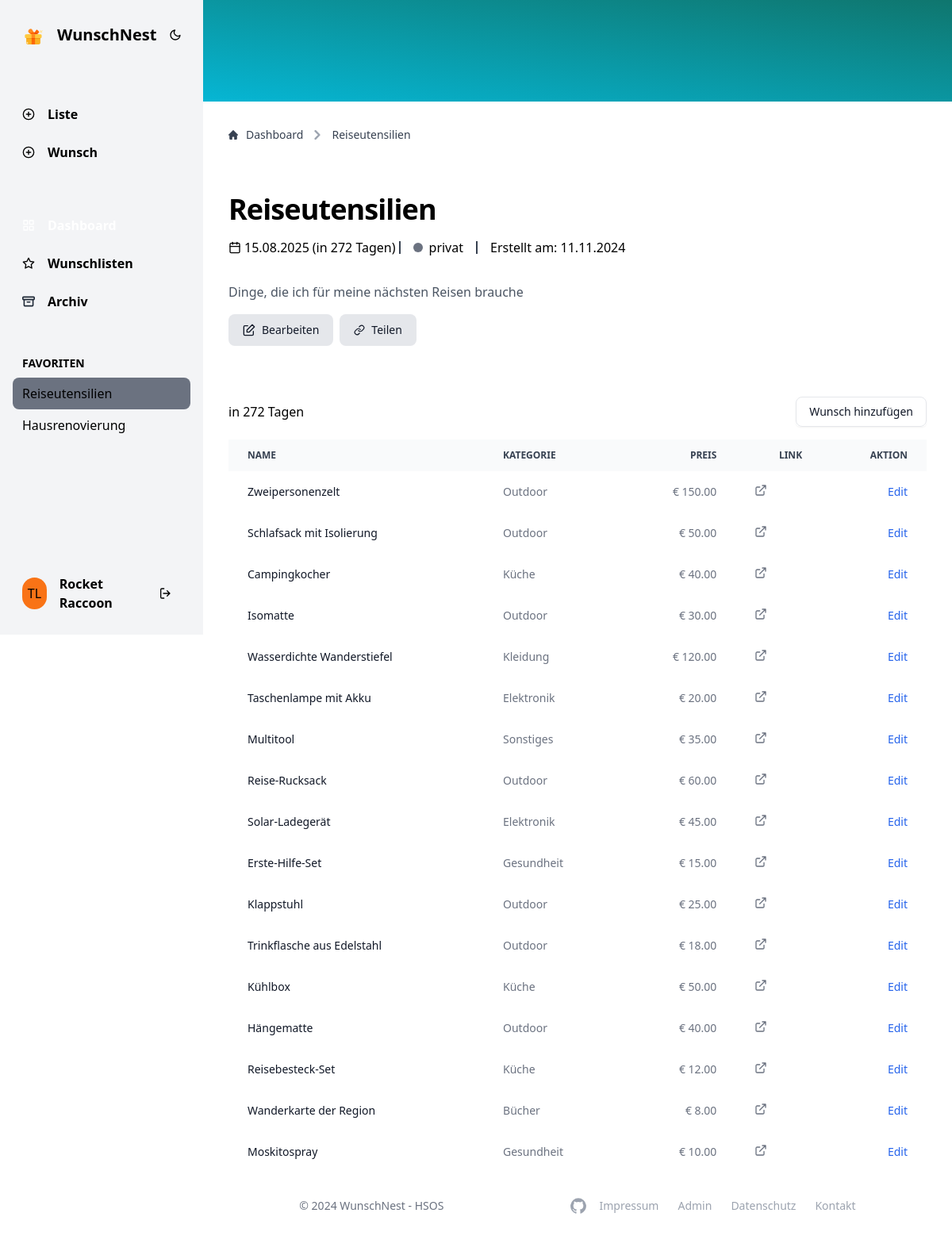
/index.php?page=wishlist&wishlist_id=4 (signed in), run on an earlier commit of the app's database.
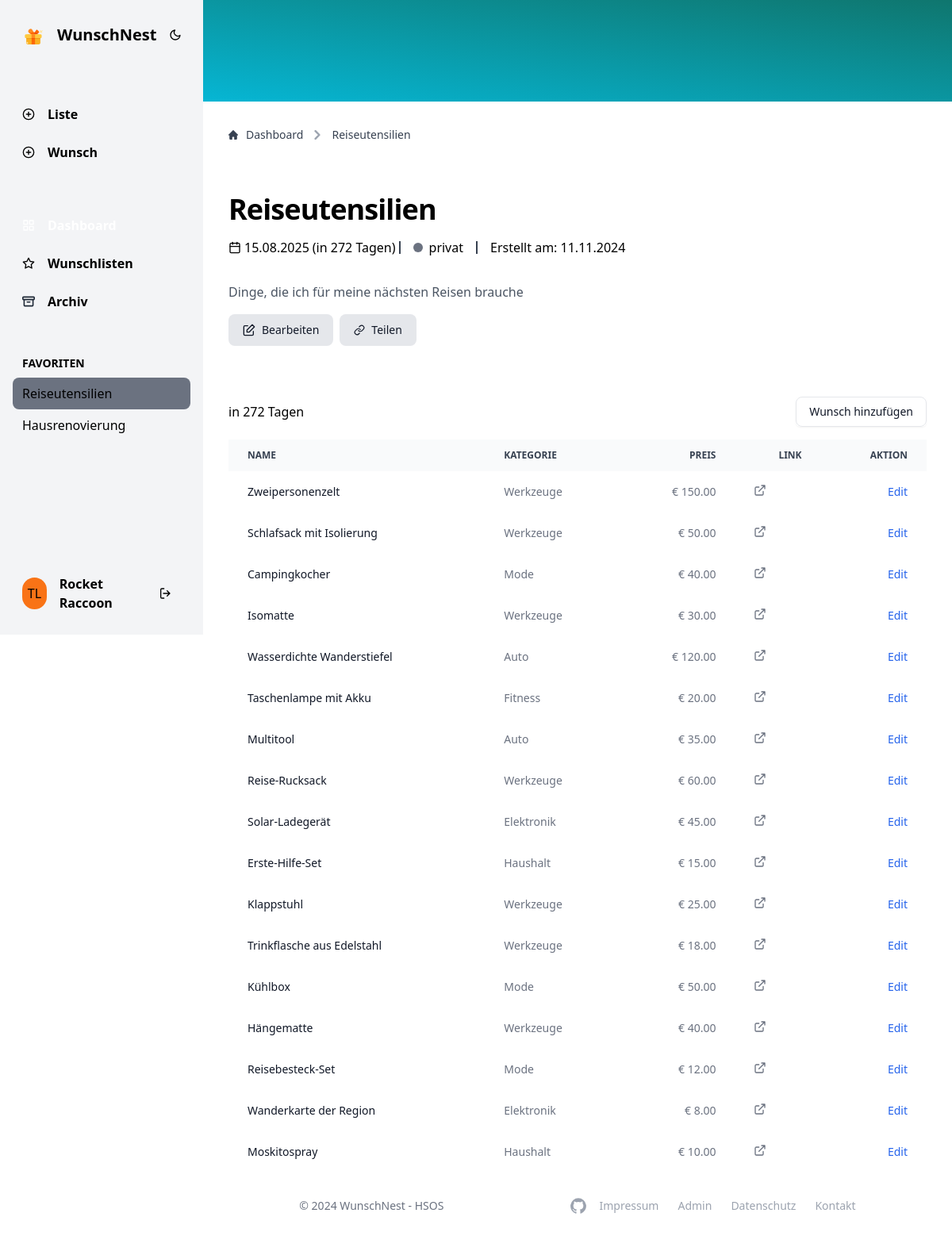
And on a later commit of the database.
### tables this page shows
CREATE TABLE IF NOT EXISTS wish (
     
    wish_id INT PRIMARY KEY AUTO_INCREMENT,
     
    wishlist_id INT NOT NULL,
     
    name VARCHAR(255) NOT NULL,
     
    price DECIMAL(10, 2) DEFAULT 0.00,
     
    category_id int,
     
    description TEXT,
     
    url VARCHAR(255),
     
    created_at TIMESTAMP DEFAULT CURRENT_TIMESTAMP,
     
    is_fulfilled BOOLEAN DEFAULT FALSE,
     
    fulfilled_at TIMESTAMP,
     
    fulfilled_by VARCHAR(255),
     
    FOREIGN KEY (wishlist_id) REFERENCES WISHLIST(wishlist_id) ON DELETE CASCADE,
     
    FOREIGN KEY (wishlist_id) REFERENCES WISHLIST(wishlist_id)
);

CREATE TABLE IF NOT EXISTS category (
     
    category_id INT PRIMARY KEY AUTO_INCREMENT,
     
    name VARCHAR(255) NOT NULL,
     
    user_id INT NOT NULL,
     
    FOREIGN KEY (user_id) REFERENCES USERS(user_id) ON DELETE CASCADE
);

### app/controllers/WishlistController.php (called while the page is built, shortened)
<?php
class WishlistController
{
    private $db;
    public function __construct($pdo)
    {
        $this->db = $pdo;
    }
    public function getWishlist($id)
    {
        $stmt = $this->db->prepare("SELECT * FROM wishlist WHERE wishlist_id = :wishlist_id");
        $stmt->bindParam(':wishlist_id', $id);
        $stmt->execute();
        $list = $stmt->fetch();
        $stmt = $this->db->prepare("SELECT COUNT(*) AS count FROM wish WHERE wishlist_id = :wishlist_id");
        $stmt->bindParam(':wishlist_id', $id);
        $stmt->execute();
        $list['wish_count'] = $stmt->fetch()['count'];
        return $list;
    }
}

### app/controllers/WishController.php (called while the page is built, shortened)
<?php
class WishController
{
    private $db;
    public function __construct($pdo)
    {
        $this->db = $pdo;
    }
    public function getWishesByWishlist($wishlistId)
    {
        $stmt = $this->db->prepare("SELECT * FROM WISH WHERE wishlist_id = :wishlist_id");
        $stmt->bindParam(':wishlist_id', $wishlistId);
        $stmt->execute();
        return $stmt->fetchAll();
    }
}

### app/controllers/CategoryController.php (called while the page is built, shortened)
<?php
class CategoryController
{
    private $db;
    public function __construct($pdo)
    {
        $this->db = $pdo;
    }
    public function getCategoryById($categoryId)
    {
        $stmt = $this->db->prepare("SELECT * FROM category WHERE category_id = :category_id");
        $stmt->bindParam(':category_id', $categoryId);
        $stmt->execute();
        return $stmt->fetch();
    }
}

### app/views/wishlist.php (the view, shortened to what the changed rows need)
<?php
include_once BASE_PATH . '/app/config/database.php';
include_once BASE_PATH . '/app/controllers/WishlistController.php';
include_once BASE_PATH . '/app/controllers/CategoryController.php';
include_once BASE_PATH . '/app/controllers/WishController.php';
$pdo = getDatabaseConnection();
$wishlistController = new WishlistController($pdo);
$categoryController = new CategoryController($pdo);
$wishController = new WishController($pdo);
$wishlist = $wishlistController->getWishlist($_GET['wishlist_id']);
include BASE_PATH . '/components/includes/basic-head.php';
?>
</head>
<body>
    <div class="flex dark:bg-gray-900 dark:text-white">
        <?php
        include BASE_PATH . '/components/includes/dashboard-sidebar.php';
        ?>
        <div class="w-full flex flex-col">
            <div class="mx-auto w-full max-w-screen-xl flex flex-col flex-grow p-8 pb-0">
                <?php
                include BASE_PATH . '/components/elements/dashboard-breadcrumb.php';
                ?>
                <div class="mb-16">
                    <h1 class="text-4xl font-bold tracking-tight mb-4"><?php echo $wishlist['name'] ?></h1>
                </div>
                <div>
                    <table class="w-full text-left text-sm text-gray-500 dark:text-gray-400 rtl:text-right">
                        <thead class="bg-gray-50 text-xs uppercase text-gray-700 dark:bg-gray-700 dark:text-gray-400">
                            <tr>
                                <th scope="col" class="px-6 py-3">
                                    Name
                                </th>
                                <th scope="col" class="px-6 py-3">
                                    Kategorie
                                </th>
                                <th scope="col" class="px-6 py-3 text-right">
                                    Preis
                                </th>
                                <th scope="col" class="px-6 py-3 text-right">
                                    Link
                                </th>
                                <th scope="col" class="px-6 py-3 text-right">
                                    Aktion
                                </th>
                            </tr>
                        </thead>
                        <tbody>
                            <?php
                            $wishlistItems = $wishController->getWishesByWishlist($wishlist['wishlist_id']);
                            include BASE_PATH . '/components/elements/wishlist-table-item.php';
                            foreach ($wishlistItems as $row) {
                                $categoryName = $row['category_id'] ?? "";
                                if (!empty($categoryName)) {
                                    $category = $categoryController->getCategoryByID($categoryName);
                                    $categoryName = $category['name'];
                                }
                                $row['category'] = $categoryName;
                                echo wishlistTableItem($row['name'], $row['category'], $row['price'], $row['url']);
                            }
                            ?>
                        </tbody>
                    </table>
                </div>
            </div>
        </div>
    </div>
</body>
</html>

### components/elements/wishlist-table-item.php
<?php
function wishlistTableItem($name, $category, $price, $link = null)
{
    $template = file_get_contents(BASE_PATH . '/components/templates/wishlist-table-item.html');
    if ($link == null) {
        $link = "";
    } else {
        $link = '<a class="hover:text-orange-500" href="' . $link . '" target="_blank" class="text-blue-600 hover:underline dark:text-blue-500"><svg xmlns="http://www.w3.org/2000/svg" width="16" height="16" viewBox="0 0 24 24" fill="none" stroke="currentColor" stroke-width="2" stroke-linecap="round" stroke-linejoin="round"><g fill="none" fill-rule="evenodd"><path d="M18 14v5a2 2 0 0 1-2 2H5a2 2 0 0 1-2-2V8c0-1.1.9-2 2-2h5M15 3h6v6M10 14L20.2 3.8"/></g></svg></a>';
    }
    $html = str_replace('{{name}}', $name, $template);
    $html = str_replace('{{category}}', $category, $html);
    $html = str_replace('{{price}}', $price, $html);
    $html = str_replace('{{link}}', $link, $html);
    return $html;
}

What changed in the data, as far as the page shows it:
changed wish: name+price+url "Zweipersonenzelt Outdoor € 150.00 Edit" → "Zweipersonenzelt Werkzeuge € 150.00 Edit"
changed wish: name+price+url "Schlafsack mit Isolierung Outdoor € 50.00 Edit" → "Schlafsack mit Isolierung Werkzeuge € 50.00 Edit"
changed wish: name+price+url "Campingkocher Küche € 40.00 Edit" → "Campingkocher Mode € 40.00 Edit"
changed wish: name+price+url "Isomatte Outdoor € 30.00 Edit" → "Isomatte Werkzeuge € 30.00 Edit"
changed wish: name+price+url "Wasserdichte Wanderstiefel Kleidung € 120.00 Edit" → "Wasserdichte Wanderstiefel Auto € 120.00 Edit"
changed wish: name+price+url "Taschenlampe mit Akku Elektronik € 20.00 Edit" → "Taschenlampe mit Akku Fitness € 20.00 Edit"
changed wish: name+price+url "Multitool Sonstiges € 35.00 Edit" → "Multitool Auto € 35.00 Edit"
changed wish: name+price+url "Reise-Rucksack Outdoor € 60.00 Edit" → "Reise-Rucksack Werkzeuge € 60.00 Edit"
changed wish: name+price+url "Erste-Hilfe-Set Gesundheit € 15.00 Edit" → "Erste-Hilfe-Set Haushalt € 15.00 Edit"
changed wish: name+price+url "Klappstuhl Outdoor € 25.00 Edit" → "Klappstuhl Werkzeuge € 25.00 Edit"
changed wish: name+price+url "Trinkflasche aus Edelstahl Outdoor € 18.00 Edit" → "Trinkflasche aus Edelstahl Werkzeuge € 18.00 Edit"
changed wish: name+price+url "Kühlbox Küche € 50.00 Edit" → "Kühlbox Mode € 50.00 Edit"
changed wish: name+price+url "Hängematte Outdoor € 40.00 Edit" → "Hängematte Werkzeuge € 40.00 Edit"
changed wish: name+price+url "Reisebesteck-Set Küche € 12.00 Edit" → "Reisebesteck-Set Mode € 12.00 Edit"
changed wish: name+price+url "Wanderkarte der Region Bücher € 8.00 Edit" → "Wanderkarte der Region Elektronik € 8.00 Edit"
changed wish: name+price+url "Moskitospray Gesundheit € 10.00 Edit" → "Moskitospray Haushalt € 10.00 Edit"
